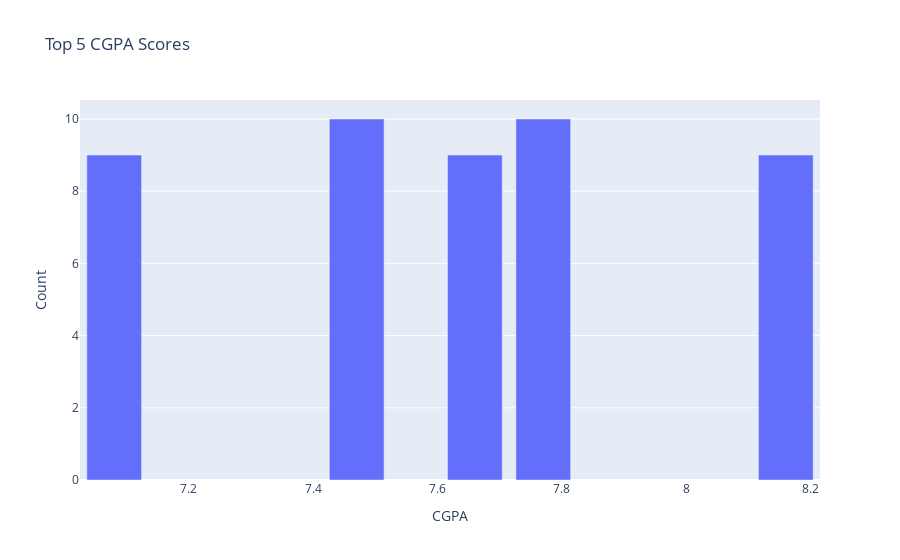

The cell this chart's notebook holds for it:
### Code cell
# Top 5 CGPA scores
data  =  df['CGPA'].value_counts().head(5).reset_index()
data.columns = ['CGPA', 'Count']

fig = px.bar(data, x='CGPA', y='Count', title='Top 5 CGPA Scores')
fig.show()

### Figure 1 — Plotly figure (JSON) as saved in the notebook; plotly's stock layout.template omitted (floating-point values rounded to 4 significant figures)
{"data": [{"hovertemplate": "CGPA=%{x}<br>Count=%{y}<extra></extra>", "legendgroup": "", "marker": {"color": "#636efa", "pattern": {"shape": ""}}, "name": "", "orientation": "v", "showlegend": false, "textposition": "auto", "type": "bar", "x": [7.77, 7.47, 7.66, 8.16, 7.08], "xaxis": "x", "y": [10, 10, 9, 9, 9], "yaxis": "y"}], "layout": {"barmode": "relative", "legend": {"tracegroupgap": 0}, "title": {"text": "Top 5 CGPA Scores"}, "xaxis": {"anchor": "y", "domain": [0, 1], "title": {"text": "CGPA"}}, "yaxis": {"anchor": "x", "domain": [0, 1], "title": {"text": "Count"}}}}
